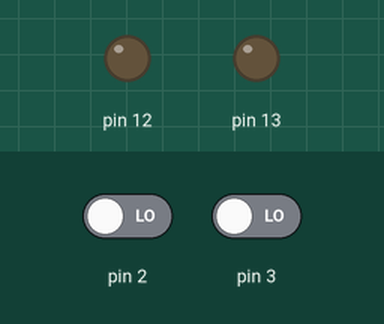
Bench run of a sketch on a simulated Arduino Uno, built with avr-gcc and run on an emulated ATmega328P. Parts: output pins drawn as LEDs (lit = HIGH). The inputs (shaded band) are chosen by the test bench; at power-on: pin 2 LOW, pin 3 LOW.

Above: at 1.2 s.
1.3 s: pin 2 driven HIGH
At 2.1 s:
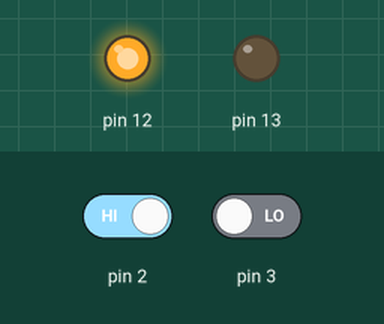
4.3 s: pin 3 driven HIGH
At 5.7 s:
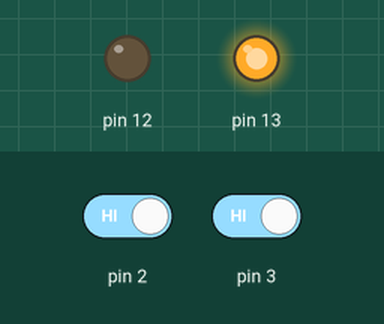
7.3 s: pin 3 driven LOW
8.8 s: pin 2 driven LOW
At 9.6 s:
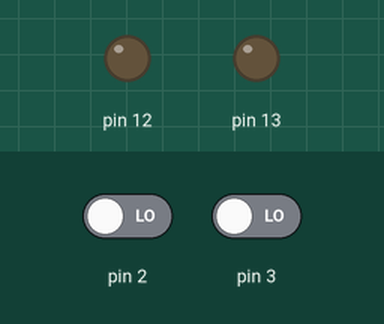
Timing chart, 0 to 11.3 s (numbered marks = the images above; inputs shaded):
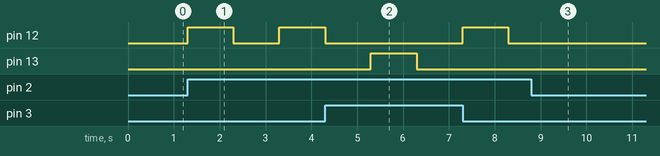

The sketch:

Code.ino
```cpp
void setup()
{
  pinMode(13, OUTPUT);
  pinMode(12, OUTPUT);
  pinMode(2, INPUT);
  pinMode(3, INPUT);
}

void loop()
{
  boolean switchstate1 = digitalRead(3);

  if (switchstate1 == HIGH){
    digitalWrite(13, HIGH);
    delay(1000);
    digitalWrite(13, LOW);
    delay(1000);
  }

  boolean switchstate2 = digitalRead(2);

  if (switchstate2 == HIGH){
    digitalWrite(12, HIGH);
    delay(1000);
    digitalWrite(12, LOW);
    delay(1000);
  }
}
```

Measured:
- after the input at 1.3 s, pin 12: LOW → HIGH at once, → LOW 1.0 s later, → HIGH 1.0 s later
- after the input at 4.3 s, pin 12: goes on until 4.3 s, then stays LOW; pin 13: LOW → HIGH after 1.0 s, → LOW 1.0 s later
- after the input at 8.8 s, pin 12: stays LOW (without the input it goes to HIGH after 0.50 s)
